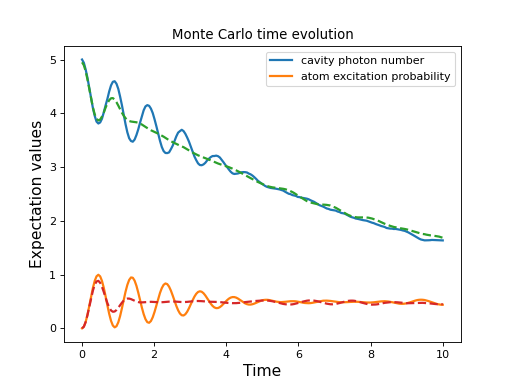

Source code (Python):
times = np.linspace(0.0, 10.0, 200)
psi0 = tensor(fock(2, 0), fock(10, 5))
a  = tensor(qeye(2), destroy(10))
sm = tensor(destroy(2), qeye(10))

H = 2*np.pi*a.dag()*a + 2*np.pi*sm.dag()*sm + 2*np.pi*0.25*(sm*a.dag() + sm.dag()*a)
data1 = mcsolve(H, psi0, times, [np.sqrt(0.1) * a], [a.dag() * a, sm.dag() * sm])
psi1 = tensor(fock(2, 0), coherent(10, 2 - 1j))
opts = Options(rhs_reuse=True) # Run a second time, reusing RHS
data2 = mcsolve(H, psi1, times, [np.sqrt(0.1) * a], [a.dag() * a, sm.dag() * sm], options=opts)

plt.figure()
plt.plot(times, data1.expect[0], times, data1.expect[1], lw=2)
plt.plot(times, data2.expect[0], '--', times, data2.expect[1], '--', lw=2)
plt.title('Monte Carlo time evolution')
plt.xlabel('Time', fontsize=14)
plt.ylabel('Expectation values', fontsize=14)
plt.legend(("cavity photon number", "atom excitation probability"))
plt.show()
